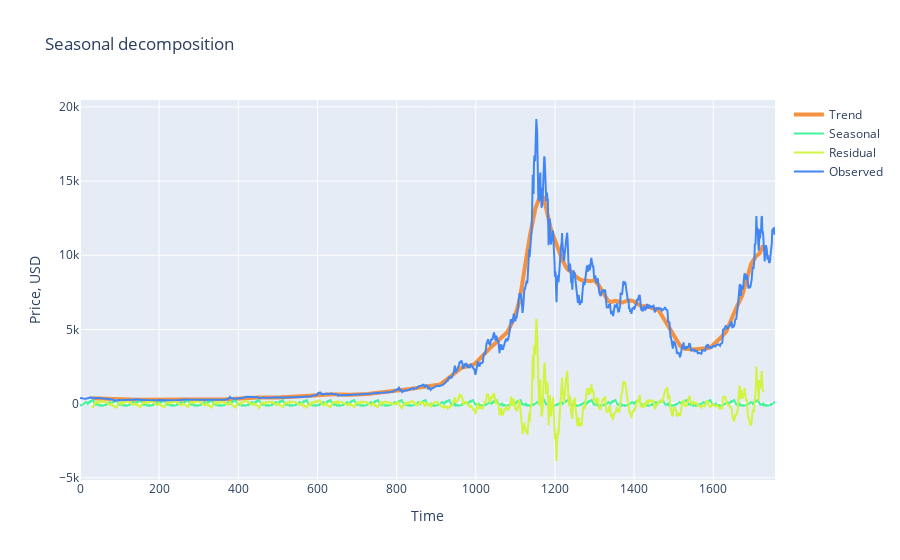

The notebook cell this image was saved under:
### Code cell
s = sm.tsa.seasonal_decompose(working_data.Weighted_Price.values, freq=60)

trace1 = go.Scatter(x = np.arange(0, len(s.trend), 1),y = s.trend,mode = 'lines',name = 'Trend',
    line = dict(color = ('rgb(244, 146, 65)'), width = 4))
trace2 = go.Scatter(x = np.arange(0, len(s.seasonal), 1),y = s.seasonal,mode = 'lines',name = 'Seasonal',
    line = dict(color = ('rgb(66, 244, 155)'), width = 2))

trace3 = go.Scatter(x = np.arange(0, len(s.resid), 1),y = s.resid,mode = 'lines',name = 'Residual',
    line = dict(color = ('rgb(209, 244, 66)'), width = 2))

trace4 = go.Scatter(x = np.arange(0, len(s.observed), 1),y = s.observed,mode = 'lines',name = 'Observed',
    line = dict(color = ('rgb(66, 134, 244)'), width = 2))

data = [trace1, trace2, trace3, trace4]
layout = dict(title = 'Seasonal decomposition', xaxis = dict(title = 'Time'), yaxis = dict(title = 'Price, USD'))
fig = dict(data=data, layout=layout)
py.iplot(fig, filename='seasonal_decomposition')

### Figure 1 — Plotly figure (JSON) as saved in the notebook; plotly's stock layout.template omitted (floating-point values rounded to 4 significant figures; data arrays with more than 128 entries replaced by an {"elided": "..."} marker saying what was removed)
{"data": [{"line": {"color": "rgb(244, 146, 65)", "width": 4}, "mode": "lines", "name": "Trend", "type": "scatter", "x": {"elided": "1757 int values"}, "y": {"elided": "1757 float values"}}, {"line": {"color": "rgb(66, 244, 155)", "width": 2}, "mode": "lines", "name": "Seasonal", "type": "scatter", "x": {"elided": "1757 int values"}, "y": {"elided": "1757 float values"}}, {"line": {"color": "rgb(209, 244, 66)", "width": 2}, "mode": "lines", "name": "Residual", "type": "scatter", "x": {"elided": "1757 int values"}, "y": {"elided": "1757 float values"}}, {"line": {"color": "rgb(66, 134, 244)", "width": 2}, "mode": "lines", "name": "Observed", "type": "scatter", "x": {"elided": "1757 int values"}, "y": {"elided": "1757 float values"}}], "layout": {"title": {"text": "Seasonal decomposition"}, "xaxis": {"title": {"text": "Time"}}, "yaxis": {"title": {"text": "Price, USD"}}}}
